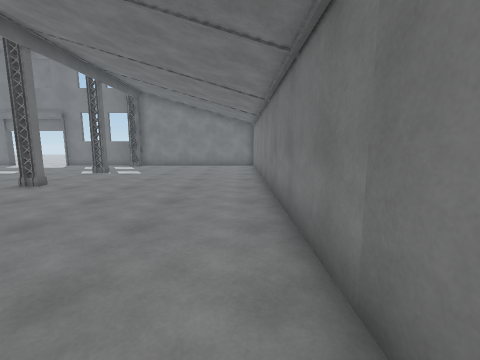
View 1 (above)

20 first-person views from a walk through a Unity game level. The camera is 1.4 m above the floor, tilts 8° down and sees 90° across. The floor is counted in squares, 1 m on a side. Each view is taken from the middle of a square. On the plan, view 1 faces up. The plan holds only what a view shows up to about 13 squares ahead; the rest is blank. The place goes on beyond the plan.

View 2
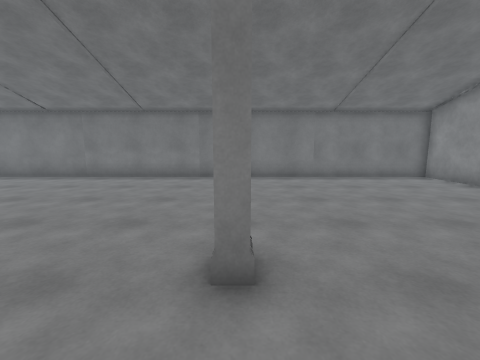

View 3
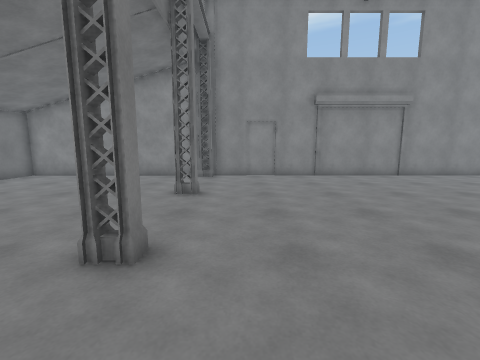

View 4
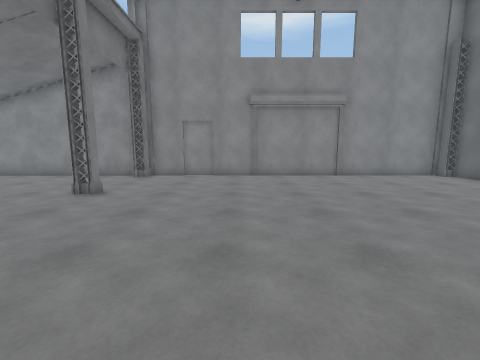

View 5
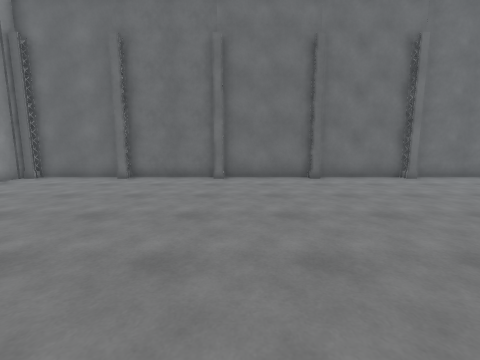

View 6
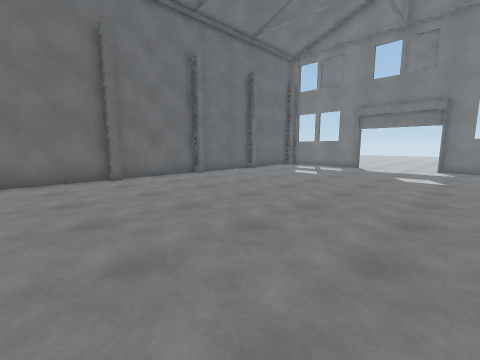

View 7
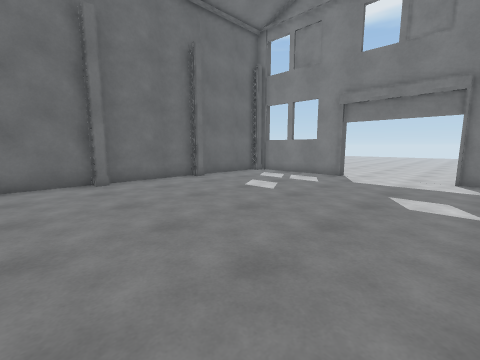

View 8
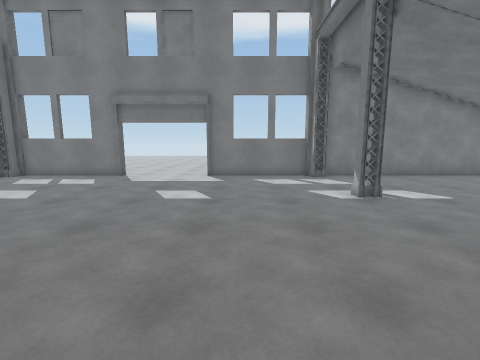

View 9
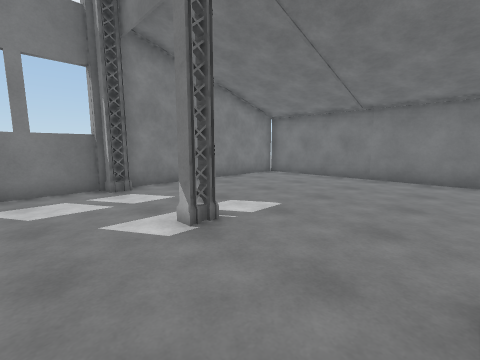

View 10
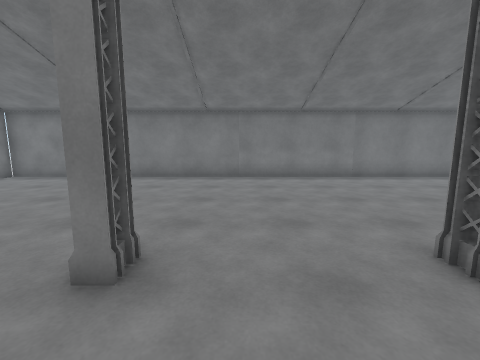

View 11
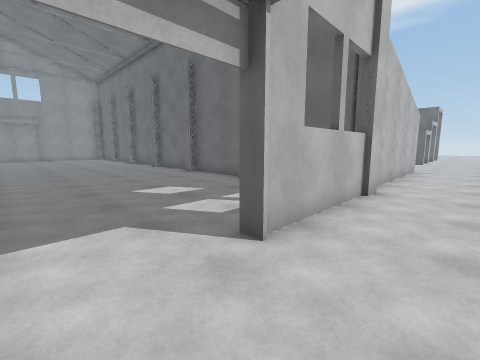

View 12
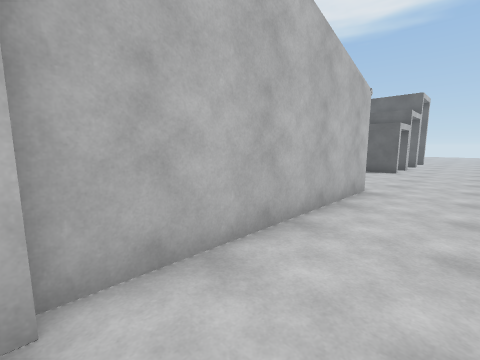

View 13
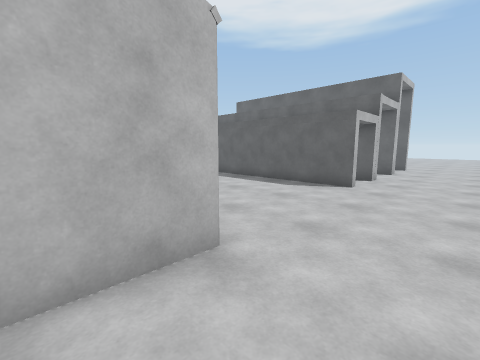

View 14
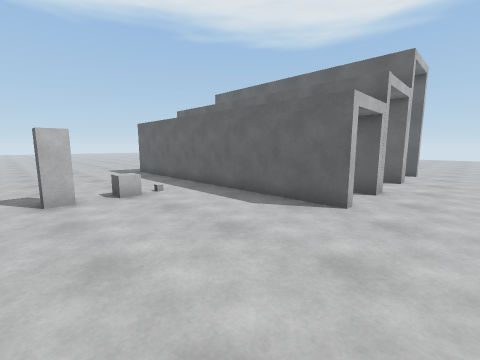

View 15
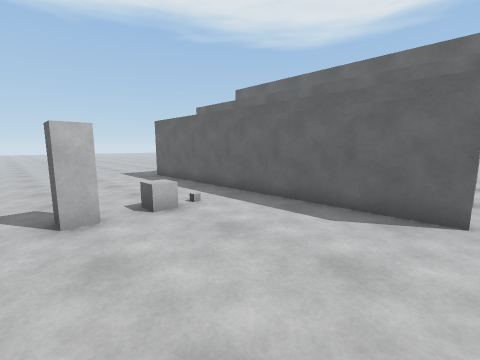

View 16
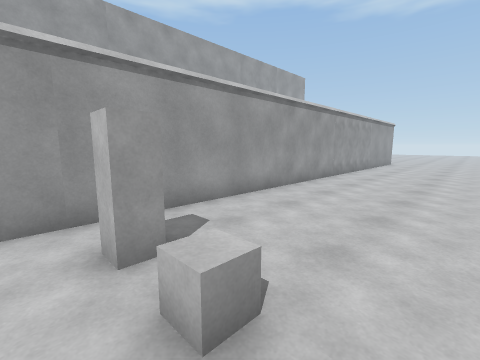

View 17
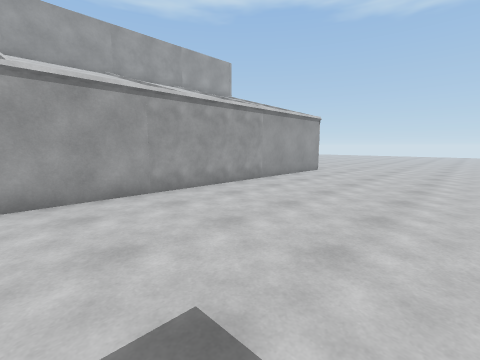

View 18
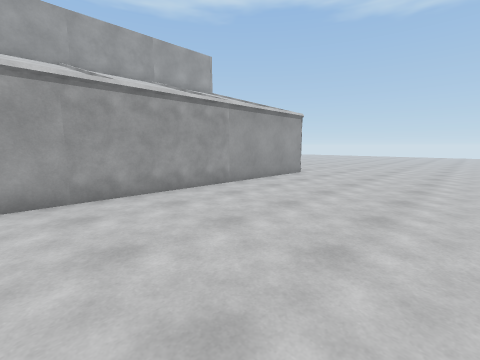

View 19
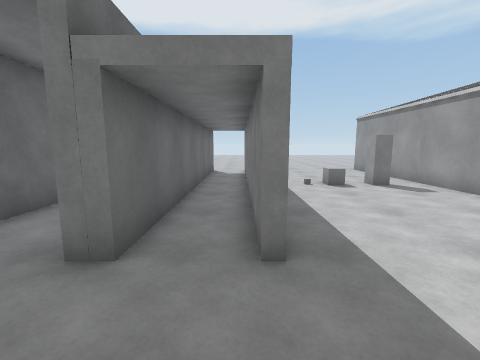

View 20
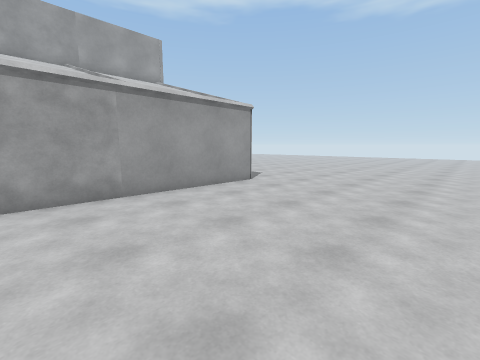

### Floor plan
Points are (right, up) in squares from view 1. A wall is a line through its corners. A room is listed if a view was taken in it or the views show most of it. See-through windows are left out.
Room 1 (views 1, 2, 3, 4, 5, 6, 7, 8, 9, 10, 11, 12)
walls: (-7.5, 8.8) (-7.5, 8.2); (-7.1, 8.8) (-7.1, 8.3) (-7.7, 8.3) (-7.7, 8.8); (-21.4, 4.5) (-21.4, 4); (-21.9, 4.2) (-21.9, 0.2); (-21.4, 8.8) (-21.4, 8.3); (-21.4, 0.4) (-21.4, -0.1); (-21.9, -0.1) (-21.9, -4.1); (-7.3, 16.8) (-7.3, 17.2); (-7, 16.9) (-7.7, 16.9) (-7.7, 17.5) (-12.6, 17.5); (-21.4, 13) (-21.4, 12.6); (-21.9, 12.6) (-21.9, 4.6); (-21.4, -3.9) (-21.4, -4.4); (-7.7, -8.4) (-7.7, -8.1) (-7, -8.1); (-7.3, -8.4) (-7.3, -7.9); (-21.9, -4.5) (-21.9, -8.6) (1, -8.6) (1, 17.5) (-7, 17.5); (-21.9, 14.8) (-21.9, 13.2); (-21.4, 17.5) (-21.4, 16.9); (-22.1, 17.7) (-16.7, 17.7) (-16.7, 17.5) (-21.9, 17.5) (-21.9, 16.8); (-22, -8.1) (-21.4, -8.1) (-21.4, -8.6)
ways out: opening at (-23, 19.5) to room 2
Room 2 (views 13, 14, 15, 16, 17, 18, 19, 20)
walls: (-36.7, 5.8) (-36.7, 13.1); (-32.2, 11.6) (-32.2, 12.2) (-31.6, 12.2) (-31.6, 11.6) (-32.2, 11.6); (-36.4, 17) (-36.4, 5.8); (-30.1, 17.5) (-21.9, 17.5); (-39.2, 17) (-38.5, 17) (-38.5, 5.8) (-39.2, 5.8); (-30.1, -8.6) (-30.1, 14)
ways out: opening at (-23, 19.5) to room 1
objects: box (-34, 12) to (-33, 12)

Where each view was taken, in squares from view 1:
view 1: 0 up, 0 right, facing up
view 2: 0 up, 10 left, facing right
view 3: 3 up, 9 left, facing down
view 4: 3 up, 12 left, facing down
view 5: 1 up, 11 left, facing left
view 6: 1 up, 11 left, facing up-left
view 7: 6 up, 12 left, facing up-left
view 8: 6 up, 11 left, facing up
view 9: 9 up, 10 left, facing up-right
view 10: 7 up, 10 left, facing right
view 11: 20 up, 14 left, facing down-left
view 12: 20 up, 22 left, facing down-left
view 13: 20 up, 28 left, facing down-left
view 14: 19 up, 31 left, facing down-left
view 15: 17 up, 31 left, facing down-left
view 16: 13 up, 35 left, facing down-right
view 17: 5 up, 37 left, facing down-right
view 18: 3 up, 37 left, facing down-right
view 19: 3 up, 37 left, facing up
view 20: 1 down, 37 left, facing down-right
